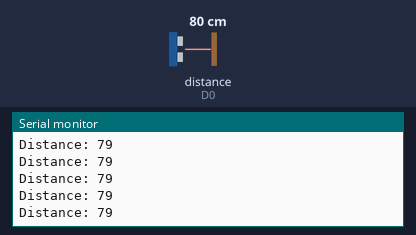
Bench run of a sketch on a simulated ESP8266 (NodeMCU). Parts: the last lines printed to the serial monitor. Wiring (inferred from the names in the program): ultrasonic range finder: trigger D1; echo D0. The inputs (shaded band) are chosen by the test bench; at power-on: distance to the obstacle (sensor on D0) 80 cm. The echo pulse lasts 58.3 µs per cm; WiFi joins after 1.5 s; servers stay silent unless stated.

Above: at 1.2 s.
1.3 s: distance to the obstacle (sensor on D0) set to 2 cm
At 2.2 s:
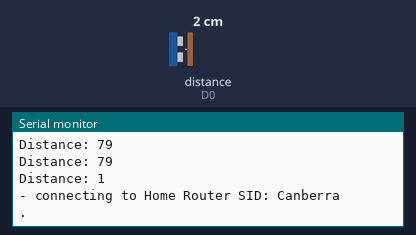
3.3 s: distance to the obstacle (sensor on D0) set to 4 cm
At 3.61 s:
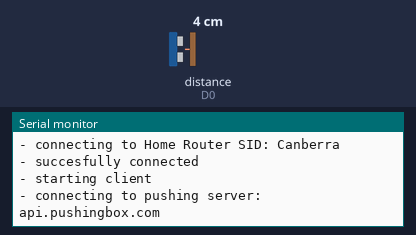
Timing chart, 0 to 6.3 s (numbered marks = the images above; inputs shaded):
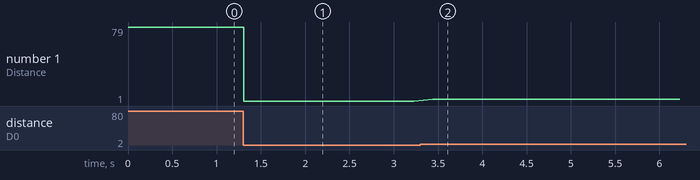

The sketch:

nodemcu_with_us.ino
```cpp
#include <ESP8266WiFi.h>
String deviceId = "vBA55A702861E4A6";
const char* logServer = "api.pushingbox.com";

const char* ssid = "Canberra";
const char* password = "pk313102";

const int trigPin = D1;
const int echoPin = D0;
long duration;
int distance;

void setup() {
pinMode(trigPin, OUTPUT);
pinMode(echoPin, INPUT);
Serial.begin(115200);
}
void sendNotification(String message){

  Serial.println("- connecting to Home Router SID: " + String(ssid));

  WiFi.begin(ssid, password);
  while (WiFi.status() != WL_CONNECTED) {
    delay(500);
    Serial.print(".");
  }

  Serial.println();
  Serial.println("- succesfully connected");
  Serial.println("- starting client");

  WiFiClient client;

  Serial.println("- connecting to pushing server: " + String(logServer));
  if (client.connect(logServer, 80)) {
    Serial.println("- succesfully connected");

    String postStr = "devid=";
    postStr += String(deviceId);
    postStr += "&message_parameter=";
    postStr += String(message);
    postStr += "\r\n\r\n";

    Serial.println("- sending data...");

    client.print("POST /pushingbox HTTP/1.1\n");
    client.print("Host: api.pushingbox.com\n");
    client.print("Connection: close\n");
    client.print("Content-Type: application/x-www-form-urlencoded\n");
    client.print("Content-Length: ");
    client.print(postStr.length());
    client.print("\n\n");
    client.print(postStr);
  }
  client.stop();
  Serial.println("- stopping the client");
}
void loop() {
digitalWrite(trigPin, LOW);
delayMicroseconds(2);
digitalWrite(trigPin, HIGH);
delayMicroseconds(10);
digitalWrite(trigPin, LOW);
duration = pulseIn(echoPin, HIGH);
distance= duration*0.034/2;
Serial.print("Distance: ");
Serial.println(distance);
if(distance<=10)
{
  sendNotification(".................");
  Serial.println("Bin filled");
}
}
```

Measured:
- after the input at 1.3 s, the serial monitor: prints a new line at once (image 1)
- after the input at 3.3 s, the serial monitor: prints a new line after 0.14 s (image 2)
- plotted number 1: 79 → 1 after the input at 1.3 s, 1 → 3 after the input at 3.3 s
